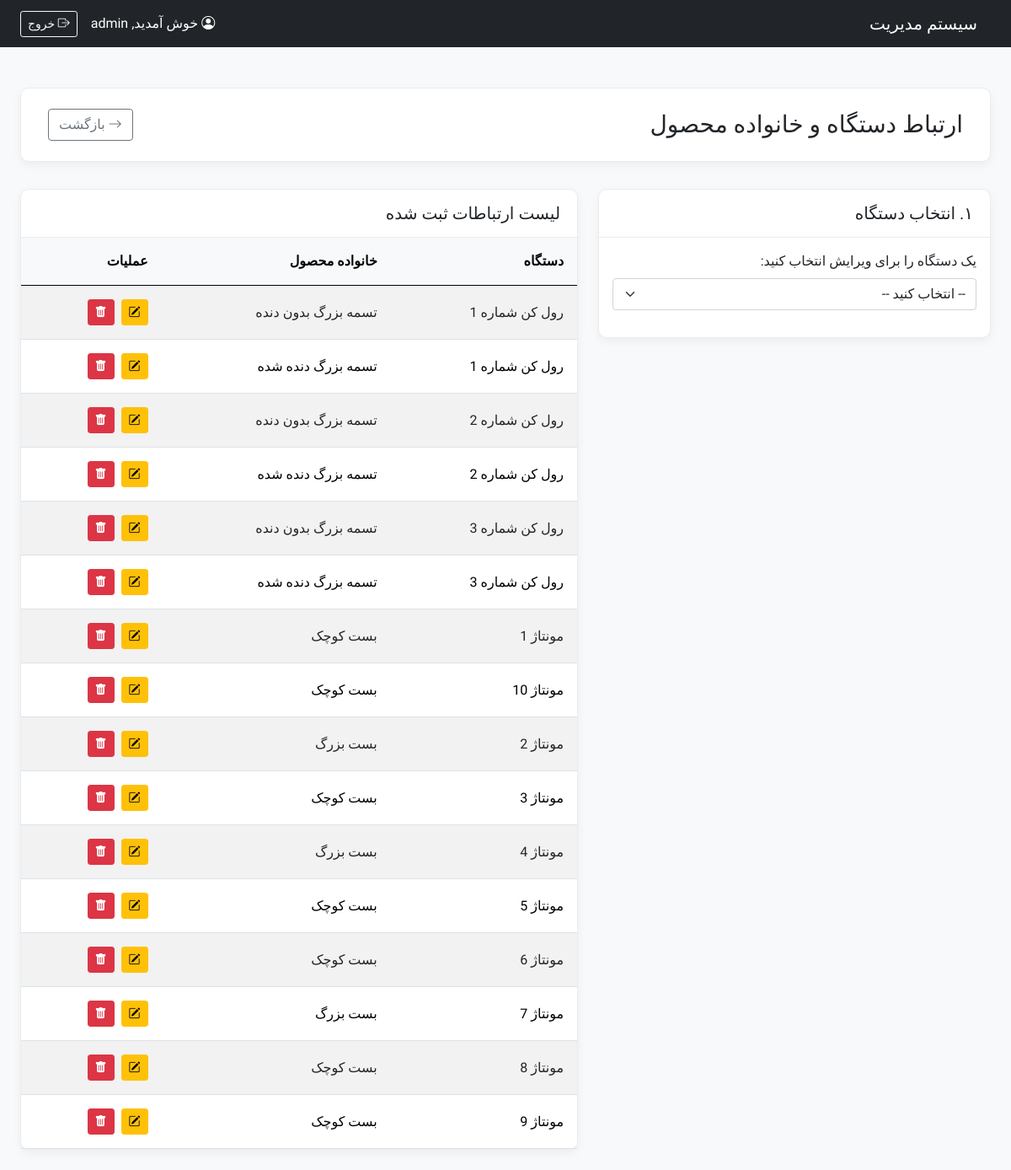
Page /modules/base_info/machine_family_compatibility.php (signed in) on the committed database.
### tables this page shows
CREATE TABLE `tbl_machine_producible_families` (
  `MachineID` int(11) NOT NULL,
  `FamilyID` int(11) NOT NULL
);

CREATE TABLE `tbl_machines` (
  `MachineID` int(11) NOT NULL,
  `MachineName` varchar(255) NOT NULL,
  `MachineType` varchar(100) DEFAULT NULL,
  `Status` varchar(50) DEFAULT 'Active',
  `strokes_per_minute` int(11) DEFAULT NULL
);

CREATE TABLE `tbl_part_families` (
  `FamilyID` int(11) NOT NULL,
  `FamilyName` varchar(100) NOT NULL
);

### config/crud_helpers.php (called while the page is built, shortened)
<?php
function find_all(PDO $pdo, string $sql, array $params = []): array
{
    try {
        $stmt = $pdo->prepare($sql);
        $stmt->execute($params);
        return $stmt->fetchAll(PDO::FETCH_ASSOC);
    } catch (PDOException $e) {
        error_log("Error in find_all: " . $e->getMessage() . " | SQL: " . $sql . " | Params: " . print_r($params, true));
        return [];
    }
}
?>

### modules/base_info/machine_family_compatibility.php (the view, shortened to what this page needs)
<?php
require_once __DIR__ . '/../../config/init.php';
$all_compatibilities = find_all($pdo, "
    SELECT mpc.MachineID, mpc.FamilyID, m.MachineName, pf.FamilyName
    FROM " . TABLE_NAME_COMPAT . " mpc
    JOIN tbl_machines m ON mpc.MachineID = m.MachineID
    JOIN tbl_part_families pf ON mpc.FamilyID = pf.FamilyID
    ORDER BY m.MachineName, pf.FamilyName
");
include __DIR__ . '/../../templates/header.php';
?>
<div class="page-header d-flex justify-content-between align-items-center">
    <h1 class="h3 mb-0">ارتباط دستگاه و خانواده محصول</h1>
    <a href="<?php echo BASE_URL; ?>modules/base_info/machinery_dashboard.php" class="btn btn-outline-secondary"><i class="bi bi-arrow-right"></i> بازگشت</a>
</div>
<div class="row">
    <div class="col-lg-5">
        <div class="card content-card mb-4">
            <div class="card-header"><h5 class="mb-0">۱. انتخاب دستگاه</h5></div>
            <div class="card-body">
                <form method="GET" action="">
                    <div class="mb-3">
                        <label for="machine_select" class="form-label">یک دستگاه را برای ویرایش انتخاب کنید:</label>
                        <select name="machine_id" id="machine_select" class="form-select" onchange="this.form.submit()">
                            <option value="">-- انتخاب کنید --</option>
                        </select>
                    </div>
                </form>
            </div>
        </div>
    </div>
    <div class="col-lg-7">
        <div class="card content-card">
            <div class="card-header"><h5 class="mb-0">لیست ارتباطات ثبت شده</h5></div>
            <div class="card-body p-0">
                <div class="table-responsive">
                    <table class="table table-striped table-hover mb-0">
                        <thead>
                            <tr>
                                <th class="p-3">دستگاه</th>
                                <th class="p-3">خانواده محصول</th>
                                <th class="p-3">عملیات</th>
                            </tr>
                        </thead>
                        <tbody>
                            <?php if (empty($all_compatibilities)): ?>
                                <tr><td colspan="3" class="text-center p-3 text-muted">هیچ ارتباطی ثبت نشده است.</td></tr>
                            <?php else: ?>
                                <?php foreach ($all_compatibilities as $item): ?>
                                <tr>
                                    <td class="p-3"><?php echo htmlspecialchars($item['MachineName']); ?></td>
                                    <td class="p-3"><?php echo htmlspecialchars($item['FamilyName']); ?></td>
                                    <td class="p-3">
                                        <a href="?machine_id=<?php echo $item['MachineID']; ?>" class="btn btn-warning btn-sm" title="ویرایش ارتباطات این دستگاه">
                                            <i class="bi bi-pencil-square"></i>
                                        </a>
                                        <button type="button" class="btn btn-danger btn-sm ms-1" data-bs-toggle="modal" data-bs-target="#deleteModal<?php echo $item['MachineID'] . '-' . $item['FamilyID']; ?>" title="حذف این ارتباط خاص">
                                            <i class="bi bi-trash-fill"></i>
                                        </button>
                                    </td>
                                </tr>
                                <?php endforeach; ?>
                            <?php endif; ?>
                        </tbody>
                    </table>
                </div>
            </div>
        </div>
    </div>
</div>
<?php include __DIR__ . '/../../templates/footer.php'; ?>

### assets/css/style.css (style rules this page uses)
body { font-family: 'Vazirmatn', sans-serif; background-color: #f4f7f9; }
.page-header { background-color: #ffffff; padding: 1.5rem 2rem; border-radius: 10px; margin-bottom: 2rem; box-shadow: 0 4px 12px rgba(0,0,0,0.05); border: 1px solid #e9ecef; }
.content-card { border: 1px solid #e9ecef; border-radius: 10px; box-shadow: 0 4px 12px rgba(0,0,0,0.05); background-color: #ffffff; }
.content-card .card-header { background-color: transparent; border-bottom: 1px solid #e9ecef; font-weight: 600; font-size: 1.1rem; padding: 1rem 1.25rem; }
.table th { font-weight: 600; white-space: nowrap; background-color: #f8f9fa; }
.table td { vertical-align: middle; }

### rows in the picture
tbl_machine_producible_families: MachineID.MachineName "رول کن شماره 1", FamilyID.FamilyName "تسمه بزرگ بدون دنده"
tbl_machine_producible_families: MachineID.MachineName "رول کن شماره 1", FamilyID.FamilyName "تسمه بزرگ دنده شده"
tbl_machine_producible_families: MachineID.MachineName "رول کن شماره 2", FamilyID.FamilyName "تسمه بزرگ بدون دنده"
tbl_machine_producible_families: MachineID.MachineName "رول کن شماره 2", FamilyID.FamilyName "تسمه بزرگ دنده شده"
tbl_machine_producible_families: MachineID.MachineName "رول کن شماره 3", FamilyID.FamilyName "تسمه بزرگ بدون دنده"
tbl_machine_producible_families: MachineID.MachineName "رول کن شماره 3", FamilyID.FamilyName "تسمه بزرگ دنده شده"
tbl_machine_producible_families: MachineID.MachineName "مونتاژ 1", FamilyID.FamilyName "بست کوچک"
tbl_machine_producible_families: MachineID.MachineName "مونتاژ 10", FamilyID.FamilyName "بست کوچک"
tbl_machine_producible_families: MachineID.MachineName "مونتاژ 2", FamilyID.FamilyName "بست بزرگ"
tbl_machine_producible_families: MachineID.MachineName "مونتاژ 3", FamilyID.FamilyName "بست کوچک"
tbl_machine_producible_families: MachineID.MachineName "مونتاژ 4", FamilyID.FamilyName "بست بزرگ"
tbl_machine_producible_families: MachineID.MachineName "مونتاژ 5", FamilyID.FamilyName "بست کوچک"
tbl_machine_producible_families: MachineID.MachineName "مونتاژ 6", FamilyID.FamilyName "بست کوچک"
tbl_machine_producible_families: MachineID.MachineName "مونتاژ 7", FamilyID.FamilyName "بست بزرگ"
tbl_machine_producible_families: MachineID.MachineName "مونتاژ 8", FamilyID.FamilyName "بست کوچک"
tbl_machine_producible_families: MachineID.MachineName "مونتاژ 9", FamilyID.FamilyName "بست کوچک"

### other values in the picture
$_SESSION['username'] "admin"
